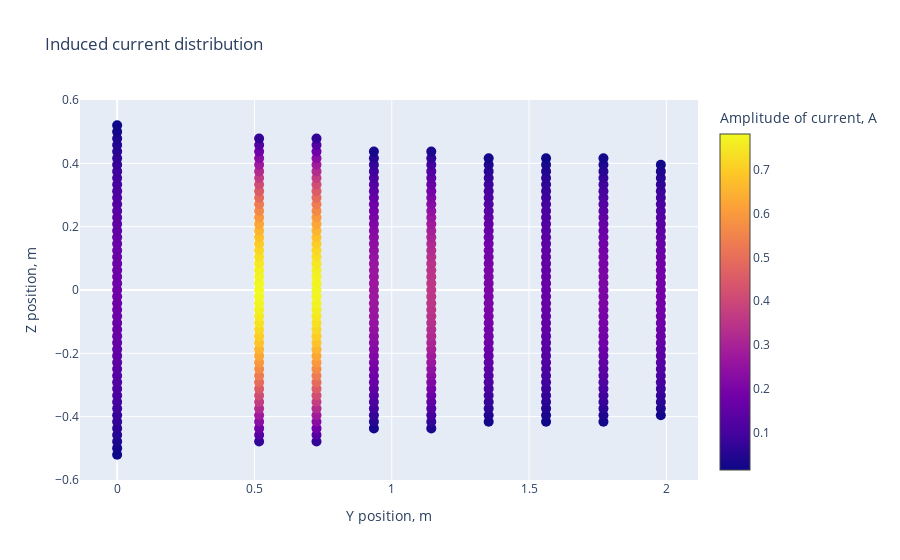
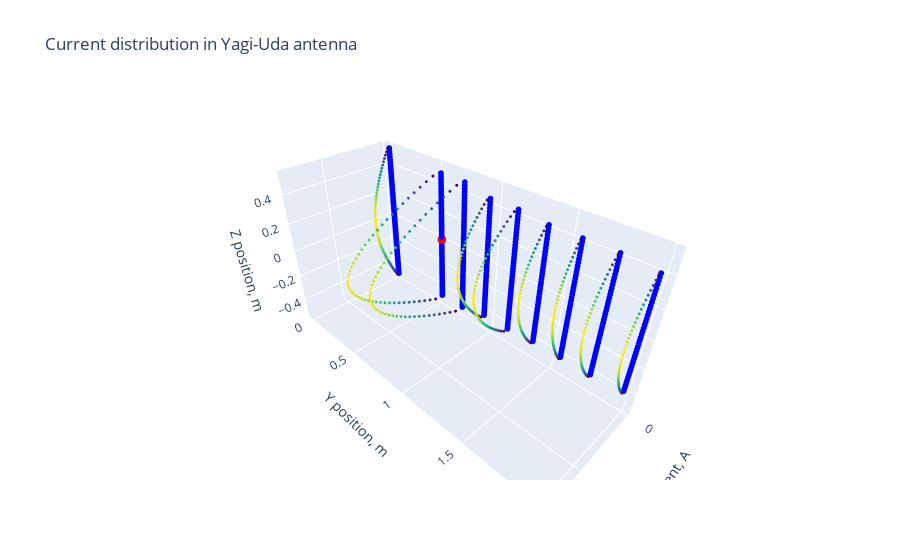

The code cell stored with these charts, in order, in its notebook:
### Code cell
from yagi_visualization import plot_2dmodel, plot_together, plot_separately, current_distribution_2d, current_distribution_3d
import matplotlib.pyplot as plt

plt.polar(phi, (E_total/np.max(E_total)), label = "Total far field")
plt.title("Normalized DP (146 MHz)")
plt.legend()
plot_2dmodel(R, source_position, sum(element_num), delta_z)
plot_together(R_block, current_block)
plot_separately(R_block, current_block)
current_distribution_2d(R, current)
current_distribution_3d(R, source_position, R_block, current_block)
